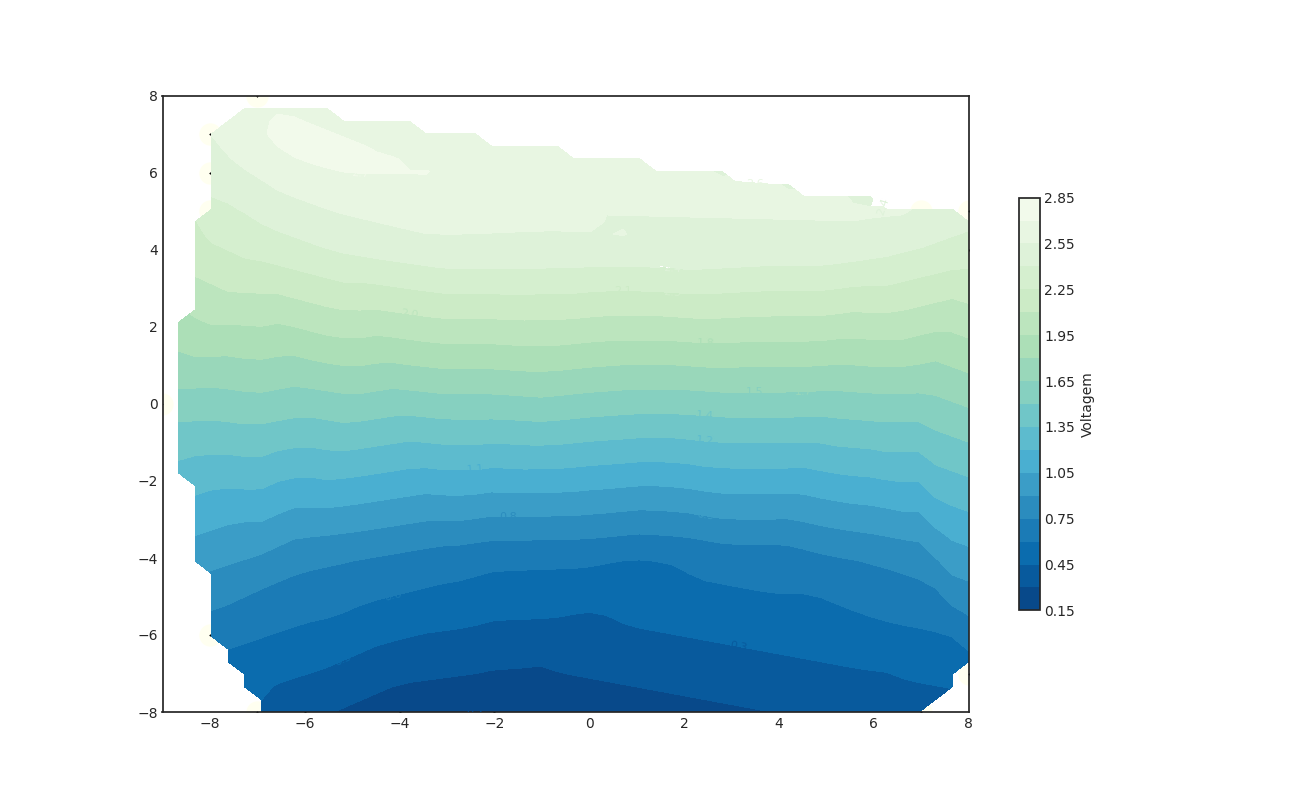

The Python source for this figure:
#importações
import numpy as np
import matplotlib.pyplot as plt
import pandas as pd
from scipy.interpolate import griddata

def plot_contour(x,y,z,resolution = 50,contour_method='linear'):
    resolution = str(resolution)+'j'
    X,Y = np.mgrid[min(x):max(x):complex(resolution),   min(y):max(y):complex(resolution)]
    points = [[a,b] for a,b in zip(x,y)]
    Z = griddata(points, z, (X, Y), method=contour_method)
    return X,Y,Z

conv_let = {'a':-9,'b':-8,'c':-7,'d':-6,'e':-5,'f':-4,'g':-3,'h':-2,'i':-1,'j':0,'k':1,'l':2,'m':3,'n':4,'o':5,'p':6,'q':7,'r':8,'s':9}
conv_num = {0:-13,1:-12,2:-11,3:-10,4:-9,5:-8,6:-7,7:-6,8:-5,9:-4,10:-3,11:-2,12:-1,13:0,14:1,15:2,16:3,17:4,18:5,19:6,20:7,21:8,22:9,23:10,24:11,25:12,26:13}

x, y, z = [],[],[]

with open('placas_paralelas.csv','r') as placas:
    for i in range(57):
        val = placas.readline().split(',')
        x.append(conv_let[val[0]])
        y.append(conv_num[int(val[1])])
        z.append(float(val[2][:-1]))

X,Y,Z = plot_contour(x,y,z,resolution = 50,contour_method='linear')

with plt.style.context("seaborn-white"):
    fig, ax = plt.subplots(figsize=(13,8))
    ax.scatter(x,y, color="black", linewidth=9, edgecolor="ivory", s=50)
    contours=ax.contourf(X,Y,Z,20, cmap='GnBu_r',origin="lower")
    plt.colorbar(contours, shrink=0.67,label="Voltagem")
    plt.clabel(contours, inline=True, fontsize=8, fmt='%.1f')

plt.savefig('placas_paralelas.png', format='png')
plt.show()

